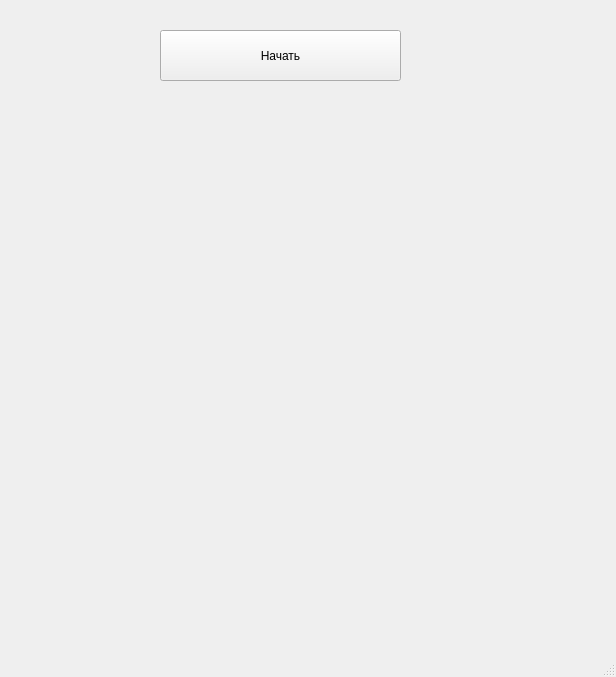
<?xml version="1.0" encoding="UTF-8"?>
<ui version="4.0">
 <class>MainWindow</class>
 <widget class="QMainWindow" name="MainWindow">
  <property name="geometry">
   <rect>
    <x>0</x>
    <y>0</y>
    <width>616</width>
    <height>677</height>
   </rect>
  </property>
  <property name="windowTitle">
   <string>MainWindow</string>
  </property>
  <widget class="QWidget" name="centralwidget">
   <widget class="QPushButton" name="pushButton">
    <property name="geometry">
     <rect>
      <x>160</x>
      <y>30</y>
      <width>241</width>
      <height>51</height>
     </rect>
    </property>
    <property name="text">
     <string>Начать</string>
    </property>
   </widget>
  </widget>
  <widget class="QMenuBar" name="menubar">
   <property name="geometry">
    <rect>
     <x>0</x>
     <y>0</y>
     <width>616</width>
     <height>26</height>
    </rect>
   </property>
  </widget>
  <widget class="QStatusBar" name="statusbar"/>
 </widget>
 <resources/>
 <connections/>
</ui>
